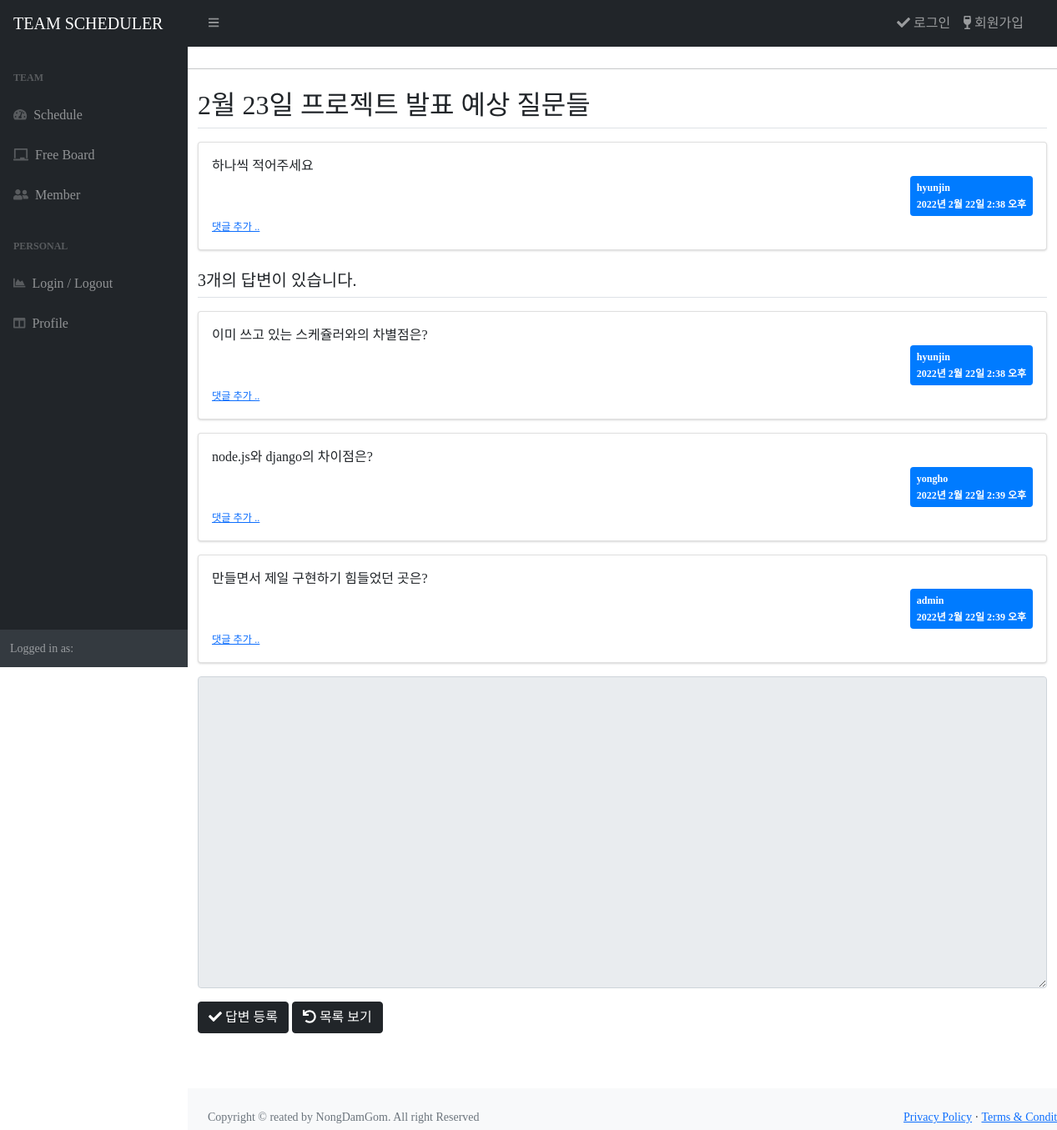
Page /board/16/ on the committed database.
### board/models.py (models this page shows, shortened)
class Question(models.Model):
    author = models.ForeignKey(User, on_delete=models.CASCADE)
    subject = models.CharField(max_length=200)
    content = models.TextField()
    create_date = models.DateTimeField()
    modify_date = models.DateTimeField(null=True, blank=True)

class Answer(models.Model):
    author = models.ForeignKey(User, on_delete=models.CASCADE)
    question = models.ForeignKey(Question, on_delete=models.CASCADE)
    content = models.TextField()
    create_date = models.DateTimeField()
    modify_date = models.DateTimeField(null=True, blank=True)

### users/models.py (models this page shows)
class User(AbstractUser):
    followings = models.ManyToManyField(settings.AUTH_USER_MODEL, related_name="followers")

### board/views/base_views.py (the view)
# urls.py: path('<int:question_id>/', base_views.detail, name='detail'), # views 모듈의 index 함수
def detail(request, question_id):
    question = get_object_or_404(Question, pk = question_id)
    context = {'question' : question}
    return render(request, 'board/question_detail.html', context)

### templates/board/question_detail.html (shortened to what this page needs)
{% extends 'base.html' %} {% block content %}
<div class="container my-3">
  <h2 class="border-bottom py-2"> {{ question.subject }}</h2>
  <div class="card my-3">
    <div class="card-body">
      <div class="card-text" style="white-space: pre-line">{{ question.content }}</div>
      <div class="d-flex justify-content-end">
        <div class="badge badge-primary p-2 text-left">
          <div class="mb-2">{{ question.author.username }}</div>
          <div>{{ question.create_date }}</div>
        </div>
      </div>
      <div>
        <a href="{% url 'board:comment_create_question' question.id %}" class="small"><small>댓글 추가 ..</small></a>
      </div>
    </div>
  </div>
</div>
<div class="container my-3">
<h5 class="border-bottom my-3 py-2">{{ question.answer_set.count }}개의 답변이 있습니다.</h5>
{% for answer in question.answer_set.all %}
<div class="card my-3">
  <div class="card-body">
    <div class="card-text" style="white-space: pre-line"> {{ answer.content }}</div>
    <div class="d-flex justify-content-end">
      <div class="badge badge-primary p-2 text-left">
        <div class="mb-2">{{ answer.author.username }}</div>
        <div>{{ answer.create_date }}
        </div>
      </div>
    </div>
    <div>
      <a href="{% url 'board:comment_create_answer' answer.id %}" class="small"><small>댓글 추가 ..</small></a>
    </div>
  </div>
</div>
{% endfor %}
<form action="{% url 'board:answer_create' question.id %}" method="post" class="my-3">
  <div class="form-group">
    <textarea {% if not user.is_authenticated %}disabled{% endif %} name="content" id="content" class="form-control"
      rows="15"></textarea>
  </div>
  <button type="submit" class="btn btn-dark"><i class="fas fa-check"></i> 답변 등록 </button>
  <a href="{% url 'board:index' %}" class="btn btn-dark"><i class="fas fa-undo"></i> 목록 보기 </a>
</form>
</div>
{% endblock %}

### templates/navbar.html (style rules this page uses)
* { font-family: 'LeferiPoint-WhiteA'; }

### rows in the picture
Question: subject "2월 23일 프로젝트 발표 예상 질문들", content "하나씩 적어주세요", author.username "hyunjin", create_date "2022년 2월 22일 2:38 오후", answer_set.count "3"
Answer: content "이미 쓰고 있는 스케쥴러와의 차별점은?", author.username "hyunjin", create_date "2022년 2월 22일 2:38 오후"
Answer: content "node.js와 django의 차이점은?", author.username "yongho", create_date "2022년 2월 22일 2:39 오후"
Answer: content "만들면서 제일 구현하기 힘들었던 곳은?", author.username "admin", create_date "2022년 2월 22일 2:39 오후"
